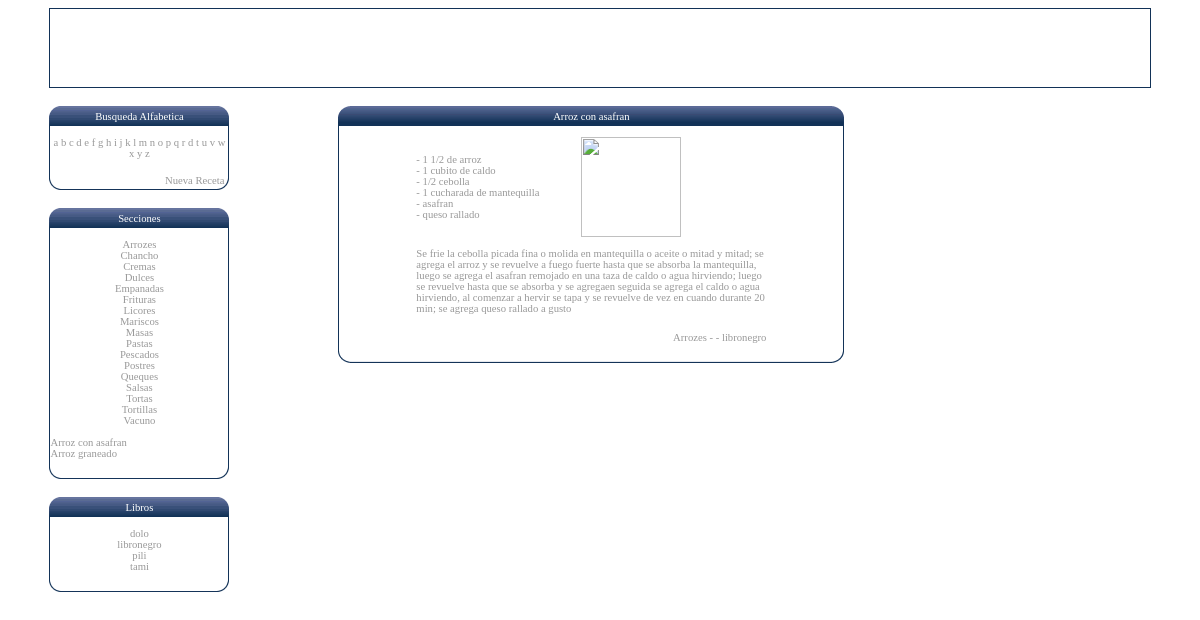
Screenshot of /index.php?action=1&idreceta=3&seccion=Arrozes with the database file from the repository.
### tables this page shows
CREATE TABLE IF NOT EXISTS `tipos` (
  `tipo` varchar(255) NOT NULL,
  PRIMARY KEY  (`tipo`)
);

CREATE TABLE IF NOT EXISTS `recetas` (
  `id` int(11) NOT NULL auto_increment,
  `nombre` varchar(255) NOT NULL,
  `ingredientes` text NOT NULL,
  `receta` text NOT NULL,
  `tipo1` varchar(255) default NULL,
  `tipo2` varchar(255) default NULL,
  `libro` varchar(255) NOT NULL,
  `foto` varchar(255) NOT NULL,
  PRIMARY KEY  (`id`)
);

CREATE TABLE IF NOT EXISTS `libros` (
  `nombre` varchar(255) NOT NULL,
  `autor` varchar(255) default NULL,
  `comentario` text,
  PRIMARY KEY  (`nombre`)
);

### libagenda.php (the view, shortened to what this page needs)
<?php
	function alf_mostrar(){
		$letras = array(a,b,c,d,e,f,g,h,i,j,k,l,m,n,o,p,q,r,d,t,u,v,w,x,y,z);
		foreach($letras as $letra){
			echo "<a class=\"alfabeto\" href=\"./index.php?dir=$letra\">$letra </a>";
			}
		}
	function tipos_mostrar($IdConexion){
		$consulta = "SELECT tipo FROM tipos ORDER BY tipo ASC";
		$IdConsulta = mysql_query($consulta,$IdConexion);
		$Nn = mysql_num_rows($IdConsulta);
		for($i=0;$i<$Nn;$i++){
			$seccion = mysql_fetch_array($IdConsulta);
			echo "<a class=\"alfabeto\" href=\"./index.php?seccion=$seccion[tipo]\">$seccion[tipo]</a><br>";
			}
		}
	function recetas_mostrar_tipos($IdConexion,$seccion=""){
		if($seccion){
			$consulta = "SELECT nombre,id FROM recetas WHERE tipo1=\"$seccion\" OR tipo2=\"$seccion\" ORDER BY nombre ASC";
			$IdConsulta = mysql_query($consulta,$IdConexion) or die(mysql_error());
			$Nn = mysql_num_rows($IdConsulta);
			for($i=0;$i<$Nn;$i++){
				$nombre = mysql_fetch_array($IdConsulta);
				echo "<a class=\"text3\" href=\"index.php?action=1&idreceta=$nombre[id]&seccion=$seccion\">$nombre[nombre]</a><br>";
				}
			}
		}
	function mostrar_libros($IdConexion){
		$consulta = "SELECT nombre FROM libros ORDER BY nombre ASC";
		$IdConsulta = mysql_query($consulta,$IdConexion) or die(mysql_error());
		$Nn = mysql_num_rows($IdConsulta);
		for($i=0;$i<$Nn;$i++){
			$nombre = mysql_fetch_array($IdConsulta);
			echo "<a class=\"text3\" href=\"index.php?action=2&libro=$nombre[nombre]\">$nombre[nombre]</a><br>";
			}
		}
	class receta{
		function receta($idreceta,$IdConexion){
			$consulta = "SELECT nombre,ingredientes,receta,tipo1,tipo2,libro,foto FROM recetas WHERE id=$idreceta";
			$IdConsulta = mysql_query($consulta,$IdConexion);
			$this->datos = mysql_fetch_array($IdConsulta);
			$this->datos[foto] = "./img_recetas/logo1.gif";
			}
		function nombre() {echo $this->datos[nombre];}
		function ingredientes() {echo nl2br($this->datos[ingredientes]);}
		function detalle() {echo nl2br($this->datos[receta]);}
		function tipo1() {echo $this->datos[tipo1];}
		function libro() {echo $this->datos[libro];}
		function foto() {echo '<img src="'.$this->datos[foto].'" width="100" height="100"/>';}
		}
	function receta_imprime($idreceta,$IdConexion){
		$datosreceta = new receta($idreceta,$IdConexion);
		echo "
		<table width=506 border=0 cellspacing=0 cellpadding=0 class=text1>
		 <tr>
		  <td height=20 colspan=2 background=./img/borde1cont.gif class=text2>",$datosreceta->nombre(),"</td>
		 </tr>
		 <tr>
		  <td colspan=2 class=tablalogin3>&nbsp;</td>
		 </tr>
		 <tr>
		  <td colspan=2 class=tablalogin3>
		   <table align=center width=350 border=0 cellspacing=0 cellpadding=0>
		    <tr>
		     <td><span class=text3>",$datosreceta->ingredientes(),"</span></td>
		     <td><span class=text3>",$datosreceta->foto(),"</span></td>
		    </tr>
		    <tr>
		     <td colspan=2><span class=text3><br>",$datosreceta->detalle(),"</span></td>
		    </tr>
		    <tr>
		      <td align=right colspan=2>&nbsp;</td>
	         </tr>
		    <tr>
		     <td align=right colspan=2><span class=text3>",$datosreceta->tipo1()," - ",$datosreceta->tipo2()," - ",$datosreceta->libro(),"</span></td>
		    </tr>
		   </table>
		  </td>
		 </tr>
		 <tr>
		  <td height=20 colspan=2 background=./img/borde2cont.gif><img src=./img/blank.gif></td>
		 </tr>
		</table>";
	}
?>

### index.php (shortened to what this page needs)
<?php
require("./libagenda.php");
$IdConexion = db_connect();
?>
<head>
</head>
<body>
<center>
<table width="93%" border="0" cellspacing="0" cellpadding="0">
 <tr>
  <td height="80" colspan="2" class="borde1">&nbsp;</td>
 </tr>
 <tr>
  <td height="10" colspan="2">&nbsp;</td>
 </tr>
 <tr>
  <td width="180">
   <table width="180" height="20" border="0" cellpadding="00" cellspacing="0" class="text1">
    <tr>
     <td height="20" colspan="2" background="./img/borde1login.gif"><span class="text2">Busqueda Alfabetica</span></td>
    </tr>
    <tr>
     <td class="tablalogin3">
      <br>
      <?php alf_mostrar(); ?>
     </td>
    </tr>
    <tr>
     <td align="left" class="tablalogin3">
      <br>
     </td>
    </tr>
    <tr>
     <td align="right" height="20" colspan="2" background="./img/borde2login.gif">
      <?php echo "<a class=alfabeto href=index.php?action=3>Nueva Receta</a><img src=img/blank.gif width=5 height=5>"; ?>
     </td>
    </tr>
   </table>
   <br>
   <table width="180" height="20" border="0" cellpadding="00" cellspacing="0" class="text1">
    <tr>
     <td height="20" colspan="2" background="./img/borde1login.gif"><span class="text2">Secciones</span></td>
    </tr>
    <tr>
     <td class="tablalogin3">
      <br>
      <?php tipos_mostrar($IdConexion); ?>
     </td>
    </tr>
    <tr>
     <td align="left" class="tablalogin3">
      <br>
      <?php recetas_mostrar_tipos($IdConexion,$_GET[seccion]); ?>
     </td>
    </tr>
    <tr>
     <td align="right" height="20" colspan="2" background="./img/borde2login.gif">&nbsp;</td>
    </tr>
   </table>
   <br>
   <table width="180" height="20" border="0" cellpadding="00" cellspacing="0" class="text1">
    <tr>
     <td height="20" colspan="2" background="./img/borde1login.gif"><span class="text2">Libros</span></td>
    </tr>
    <tr>
     <td class="tablalogin3">
      <br>
      <?php mostrar_libros($IdConexion); ?>
     </td>
    </tr>
    <tr>
     <td align="right" height="20" colspan="2" background="./img/borde2login.gif">&nbsp;</td>
    </tr>
   </table>
  </td>
  <td valign="top" width="506">
   <?php if($_GET[action] == 1) receta_imprime($_GET[idreceta],$IdConexion); elseif($_REQUEST[action] == "3") receta_agregar($IdConexion); ?>
  </td>
 </tr>
</table>
</center>

### estilo.css (style rules this page uses)
.text1 { font-family:Comic Sans MS; Color:#999999; text-decoration:none; font-size:8pt; text-align:center }
.text2 { font-family:Comic Sans MS; Color:#ffffff; text-decoration:none; font-size:8pt; text-align:center }
.text3 { font-family:Comic Sans MS; Color:#999999; text-decoration:none; font-size:8pt; }
.tablalogin3 { border-right-style:solid; border-right-color:#123257; border-right-width:1px; border-left-style:solid; border-left-color:#123257; border-left-width:1px; }
.borde1 { border-style:solid; border-color:#123257; border-width:1px; }
.alfabeto { font-family:Comic Sans MS; Color:#999999; text-decoration:none; font-size:8pt; text-align:center }

### rows the page displays
tipos: tipo "Arrozes"
tipos: tipo "Chancho"
tipos: tipo "Cremas"
tipos: tipo "Dulces"
tipos: tipo "Empanadas"
tipos: tipo "Frituras"
tipos: tipo "Licores"
tipos: tipo "Mariscos"
tipos: tipo "Masas"
tipos: tipo "Pastas"
tipos: tipo "Pescados"
tipos: tipo "Postres"
tipos: tipo "Queques"
tipos: tipo "Salsas"
tipos: tipo "Tortas"
tipos: tipo "Tortillas"
tipos: tipo "Vacuno"
recetas: nombre "Arroz con asafran", ingredientes "- 1 1/2 de arroz - 1 cubito de caldo - 1/2 cebolla - 1 cucharada de mantequilla - asafran - queso rallado", receta "Se frie la cebolla picada fina o molida en mantequilla o aceite o mitad y mitad; se agrega el arroz y se revuelve a fuego fuerte hasta que se absorba la mantequilla, luego se agrega el asafran remojado en una taza de caldo o agua hirviendo; luego se revuelve hasta que se absorba y se agregaen seguida se agrega el caldo o agua hirviendo, al comenzar a hervir se tapa y se revuelve de vez en cuando durante 20 min; se agrega queso rallado a gusto", tipo1 "Arrozes", libro "libronegro"
recetas: nombre "Arroz graneado"
libros: nombre "dolo"
libros: nombre "libronegro"
libros: nombre "pili"
libros: nombre "tami"

### other values shown
$letra "a"
$letra "b"
$letra "c"
$letra "d"
$letra "e"
$letra "f"
$letra "g"
$letra "h"
$letra "i"
$letra "j"
$letra "k"
$letra "l"
$letra "m"
$letra "n"
$letra "o"
